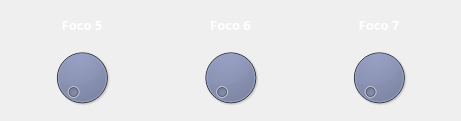
   <widget class="QWidget" name="gridLayoutWidget_3">
    <property name="geometry">
     <rect>
      <x>90</x>
      <y>220</y>
      <width>461</width>
      <height>121</height>
     </rect>
    </property>
    <layout class="QGridLayout" name="gridLayout_4">
     <item row="1" column="1">
      <widget class="QDial" name="dial_foco6">
       <property name="styleSheet">
        <string notr="true">QDial {
  background-color: rgba(34, 36, 44, 0.8); /* Ajusta la opacidad según tus preferencias */
  border: none;
  padding: 5px;
}

QDial::groove {
  border: 1px solid rgb(37, 39, 48);
  background-color: rgba(34, 36, 44, 0.8); /* Ajusta la opacidad según tus preferencias */
  width: 15px;
}

QDial::handle {
  background-color: rgba(43, 45, 56, 0.8); /* Ajusta la opacidad según tus preferencias */
  border-radius: 10px;
  width: 20px;
  height: 20px;
}

QDial::handle:hover {
  background-color: rgba(43, 45, 56, 1); /* Ajusta la opacidad según tus preferencias */
}

QDial::sub-page {
  background-color: rgba(85, 170, 255, 0.8); /* Ajusta la opacidad según tus preferencias */
}

QDial::add-page {
  background-color: rgba(255, 255, 255, 0.2); /* Ajusta la opacidad según tus preferencias */
}

QDial::tick {
  background-color: rgba(255, 255, 255, 0.6); /* Ajusta la opacidad según tus preferencias */
  width: 1px;
}

QDial::tick:disabled {
  background-color: rgba(255, 255, 255, 0.2); /* Ajusta la opacidad según tus preferencias */
}
</string>
       </property>
      </widget>
     </item>
     <item row="0" column="0">
      <widget class="QLabel" name="label_10">
       <property name="font">
        <font>
         <family>Times New Roman,serif</family>
         <pointsize>10</pointsize>
         <weight>75</weight>
         <bold>true</bold>
        </font>
       </property>
       <property name="layoutDirection">
        <enum>Qt::LeftToRight</enum>
       </property>
       <property name="styleSheet">
        <string notr="true">QLabel {
  color: #FFF;
  background-color: transparent;
  border: none;
  padding: 5px;
}

QLabel:hover {
  background-color: rgba(255, 255, 255, 0.1); /* Ajusta la opacidad según tus preferencias */
}

QLabel::hover:!pressed {
  background-color: rgba(255, 255, 255, 0.2); /* Ajusta la opacidad según tus preferencias */
}

QLabel:pressed {
  background-color: rgba(255, 255, 255, 0.3); /* Ajusta la opacidad según tus preferencias */
}

QLabel:selected {
  background-color: rgba(255, 255, 255, 0.2); /* Ajusta la opacidad según tus preferencias */
}
</string>
       </property>
       <property name="text">
        <string>Foco 5</string>
       </property>
       <property name="alignment">
        <set>Qt::AlignCenter</set>
       </property>
      </widget>
     </item>
     <item row="1" column="2">
      <widget class="QDial" name="dial_foco7">
       <property name="styleSheet">
        <string notr="true">QDial {
  background-color: rgba(34, 36, 44, 0.8); /* Ajusta la opacidad según tus preferencias */
  border: none;
  padding: 5px;
}

QDial::groove {
  border: 1px solid rgb(37, 39, 48);
  background-color: rgba(34, 36, 44, 0.8); /* Ajusta la opacidad según tus preferencias */
  width: 15px;
}

QDial::handle {
  background-color: rgba(43, 45, 56, 0.8); /* Ajusta la opacidad según tus preferencias */
  border-radius: 10px;
  width: 20px;
  height: 20px;
}

QDial::handle:hover {
  background-color: rgba(43, 45, 56, 1); /* Ajusta la opacidad según tus preferencias */
}

QDial::sub-page {
  background-color: rgba(85, 170, 255, 0.8); /* Ajusta la opacidad según tus preferencias */
}

QDial::add-page {
  background-color: rgba(255, 255, 255, 0.2); /* Ajusta la opacidad según tus preferencias */
}

QDial::tick {
  background-color: rgba(255, 255, 255, 0.6); /* Ajusta la opacidad según tus preferencias */
  width: 1px;
}

QDial::tick:disabled {
  background-color: rgba(255, 255, 255, 0.2); /* Ajusta la opacidad según tus preferencias */
}
</string>
       </property>
      </widget>
     </item>
     <item row="1" column="0">
      <widget class="QDial" name="dial_foco5">
       <property name="styleSheet">
        <string notr="true">QDial {
  background-color: rgba(34, 36, 44, 0.8); /* Ajusta la opacidad según tus preferencias */
  border: none;
  padding: 5px;
}

QDial::groove {
  border: 1px solid rgb(37, 39, 48);
  background-color: rgba(34, 36, 44, 0.8); /* Ajusta la opacidad según tus preferencias */
  width: 15px;
}

QDial::handle {
  background-color: rgba(43, 45, 56, 0.8); /* Ajusta la opacidad según tus preferencias */
  border-radius: 10px;
  width: 20px;
  height: 20px;
}

QDial::handle:hover {
  background-color: rgba(43, 45, 56, 1); /* Ajusta la opacidad según tus preferencias */
}

QDial::sub-page {
  background-color: rgba(85, 170, 255, 0.8); /* Ajusta la opacidad según tus preferencias */
}

QDial::add-page {
  background-color: rgba(255, 255, 255, 0.2); /* Ajusta la opacidad según tus preferencias */
}

QDial::tick {
  background-color: rgba(255, 255, 255, 0.6); /* Ajusta la opacidad según tus preferencias */
  width: 1px;
}

QDial::tick:disabled {
  background-color: rgba(255, 255, 255, 0.2); /* Ajusta la opacidad según tus preferencias */
}
</string>
       </property>
      </widget>
     </item>
     <item row="0" column="2">
      <widget class="QLabel" name="label_12">
       <property name="font">
        <font>
         <family>Times New Roman,serif</family>
         <pointsize>10</pointsize>
         <weight>75</weight>
         <bold>true</bold>
        </font>
       </property>
       <property name="layoutDirection">
        <enum>Qt::LeftToRight</enum>
       </property>
       <property name="styleSheet">
        <string notr="true">QLabel {
  color: #FFF;
  background-color: transparent;
  border: none;
  padding: 5px;
}

QLabel:hover {
  background-color: rgba(255, 255, 255, 0.1); /* Ajusta la opacidad según tus preferencias */
}

QLabel::hover:!pressed {
  background-color: rgba(255, 255, 255, 0.2); /* Ajusta la opacidad según tus preferencias */
}

QLabel:pressed {
  background-color: rgba(255, 255, 255, 0.3); /* Ajusta la opacidad según tus preferencias */
}

QLabel:selected {
  background-color: rgba(255, 255, 255, 0.2); /* Ajusta la opacidad según tus preferencias */
}
</string>
       </property>
       <property name="text">
        <string>Foco 7</string>
       </property>
       <property name="alignment">
        <set>Qt::AlignCenter</set>
       </property>
      </widget>
     </item>
     <item row="0" column="1">
      <widget class="QLabel" name="label_11">
       <property name="font">
        <font>
         <family>Times New Roman,serif</family>
         <pointsize>10</pointsize>
         <weight>75</weight>
         <bold>true</bold>
        </font>
       </property>
       <property name="layoutDirection">
        <enum>Qt::LeftToRight</enum>
       </property>
       <property name="styleSheet">
        <string notr="true">QLabel {
  color: #FFF;
  background-color: transparent;
  border: none;
  padding: 5px;
}

QLabel:hover {
  background-color: rgba(255, 255, 255, 0.1); /* Ajusta la opacidad según tus preferencias */
}

QLabel::hover:!pressed {
  background-color: rgba(255, 255, 255, 0.2); /* Ajusta la opacidad según tus preferencias */
}

QLabel:pressed {
  background-color: rgba(255, 255, 255, 0.3); /* Ajusta la opacidad según tus preferencias */
}

QLabel:selected {
  background-color: rgba(255, 255, 255, 0.2); /* Ajusta la opacidad según tus preferencias */
}
</string>
       </property>
       <property name="text">
        <string>Foco 6</string>
       </property>
       <property name="alignment">
        <set>Qt::AlignCenter</set>
       </property>
      </widget>
     </item>
    </layout>
   </widget>
